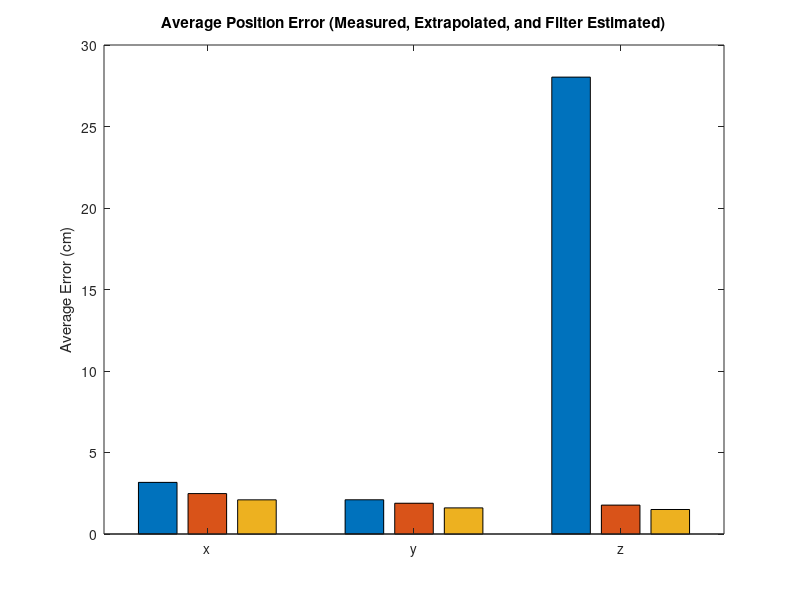
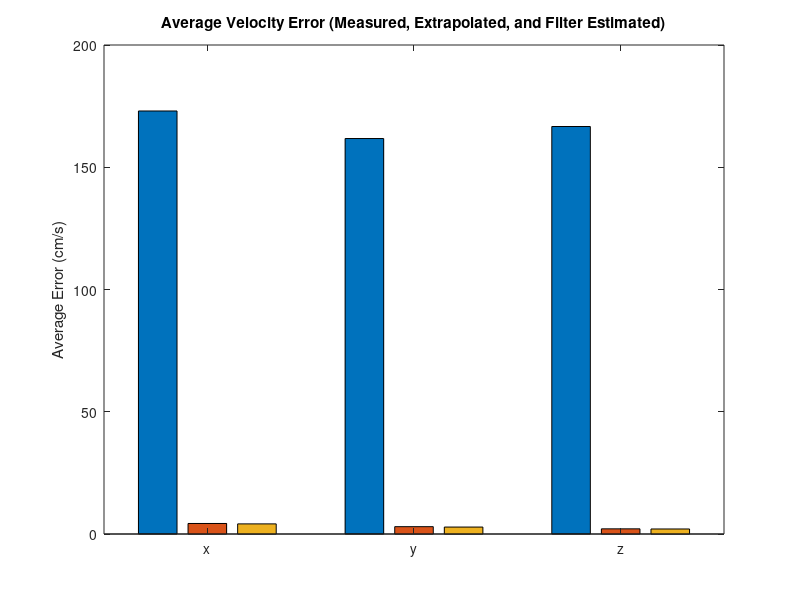
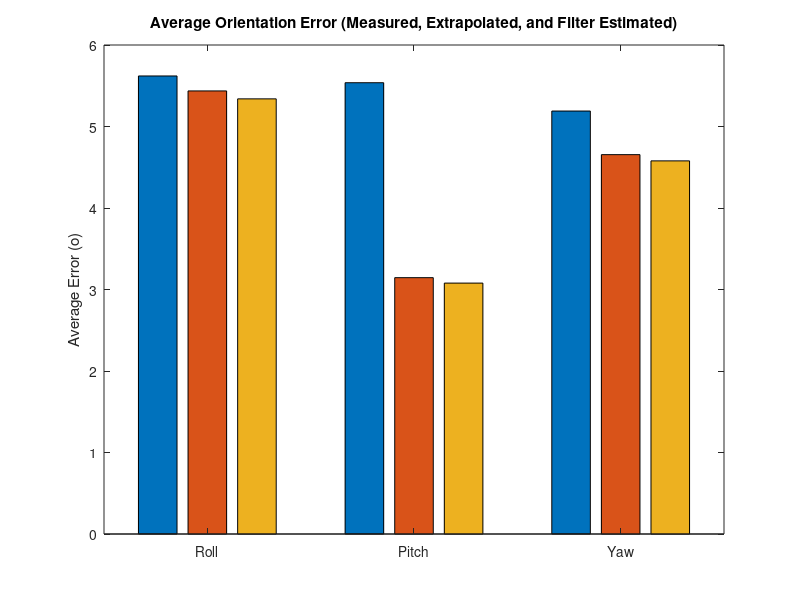
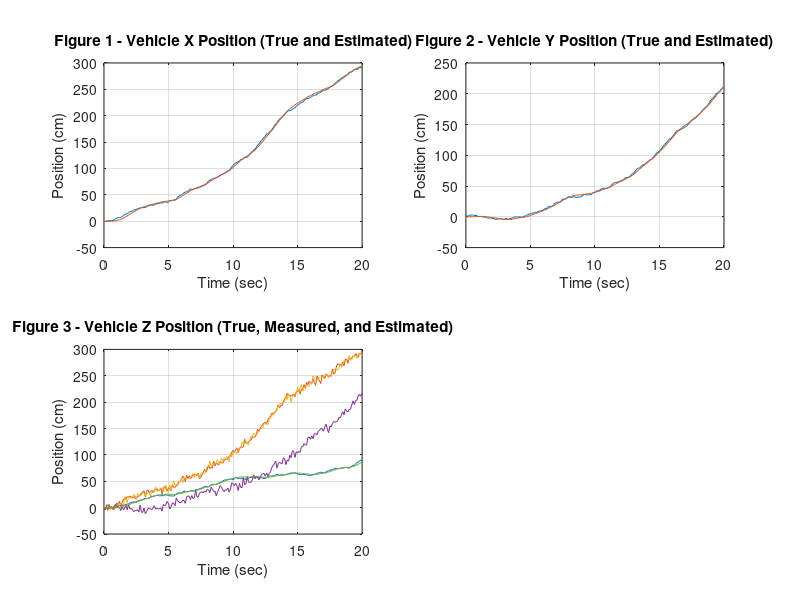

These figures' MATLAB source, in order: (Note: this script raises an error after producing the figures.)
    % function kalman(duration, dt)
    %
    % Kalman filter simulation for a drone's 3D position and velocity with roll, pitch and yaw.
    %
    % State [posx(cm); posy(cm); posz(cm); velx(cm/s); vely(cm/s); velz(cm/s); roll(o); pitch(o); yaw(o)]
    %
    % E = covariance
    %
    close all;

    %%%%TESTING PURPOSES%%%%
    % INITIALISE DATA GATHERING
    TotalPosxErrorExt = 0;   % cumulative position extrapolation error
    TotalPosyErrorExt = 0;   % cumulative position extrapolation error
    TotalPoszErrorExt = 0;   % cumulative position extrapolation error
    TotalPosxErrorMeas = 0;  % cumulative position measurement error
    TotalPosyErrorMeas = 0;  % cumulative position measurement error  
    TotalPoszErrorMeas = 0;  % cumulative position measurement error 
    TotalPosxErrorFil = 0;   % cumulative position error  
    TotalPosyErrorFil = 0;   % cumulative position error
    TotalPoszErrorFil = 0;   % cumulative position error
    TotalVelxErrorExt = 0;   % cumulative velocity extrapolation error
    TotalVelyErrorExt = 0;   % cumulative velocity extrapolation error
    TotalVelzErrorExt = 0;   % cumulative velocity extrapolation error
    TotalVelxErrorMeas = 0;  % cumulative velocity measurement error
    TotalVelyErrorMeas = 0;  % cumulative velocity measurement error  
    TotalVelzErrorMeas = 0;  % cumulative velocity measurement error 
    TotalVelxErrorFil = 0;   % cumulative velocity error  
    TotalVelyErrorFil = 0;   % cumulative velocity error
    TotalVelzErrorFil = 0;   % cumulative velocity error
    TotalRollErrorExt = 0;   % cumulative position extrapolation error
    TotalPitchErrorExt = 0;  % cumulative position extrapolation error
    TotalYawErrorExt = 0;    % cumulative position extrapolation error
    TotalRollErrorMeas = 0;  % cumulative position measurement error
    TotalPitchErrorMeas = 0; % cumulative position measurement error  
    TotalYawErrorMeas = 0;   % cumulative position measurement error 
    TotalRollErrorFil = 0;   % cumulative position error  
    TotalPitchErrorFil = 0;  % cumulative position error
    TotalYawErrorFil = 0;    % cumulative position error
    TotalSensoravgError = 0;
    %%%%TESTING PURPOSES%%%%

    % INPUTS
    duration = 20;    %length of simulation (seconds)
    dt = 0.1;          %step size (seconds)

    % Measurement noise due to imperfect sensors.
    sensornoise = [4     % ultra x1 measurement noise (cm)
        4     % ultra x2 measurement noise (cm)
        4     % ultra y1 measurement noise (cm)
        4     % ultra y2 measurement noise (cm)
        4     % ultra z1 measurement noise (cm)
        4     % ultra z2 measurement noise (cm)
        1     % laser x1 measurement noise (cm)
        1     % laser x2 measurement noise (cm)
        1     % laser y1 measurement noise (cm)
        1     % laser y2 measurement noise (cm)
        1     % laser z1 measurement noise (cm)
        1     % laser z1 measurement noise (cm)
        10    % disparity x measurement noise (cm)
        200   % GPS z measurement noise (cm)
        200   % GPS velocity x measurement noise (cm/s)
        200   % GPS velocity y measurement noise (cm/s)
        200   % GPS velocity z measurement noise (cm/s)
        10    % barometer z measurement noise (cm)
        8.75  % IMU1 angular velocity roll measurement noise (o/s)
        8.75  % IMU1 angular velocity pitch measurement noise (o/s)
        8.75  % IMU1 angular velocity yaw measurement noise (o/s)
        5     % IMU2 angular velocity roll measurement noise (o)
        5     % IMU2 angular velocity pitch measurement noise (o)
        5];   % IMU2 angular velocity yaw measurement noise (o)

    % External noise due to imperfect replication of instruction wrt the environment.
    externalnoise = [1      % x acceleration noise (cm/sec^2)
                     1      % y acceleration noise (cm/sec^2)
                     1      % z acceleration noise (cm/sec^2)
                     1      % roll input noise (o/sec)
                     1      % pitch input noise (o/sec)
                     1];    % yaw input noise (o/sec)

    % Computational matrices.
    F = [1 0 0 dt 0 0 0 0 0
         0 1 0 0 dt 0 0 0 0
         0 0 1 0 0 dt 0 0 0
         0 0 0 1 0 0 0 0 0
         0 0 0 0 1 0 0 0 0
         0 0 0 0 0 1 0 0 0
         0 0 0 0 0 0 1 0 0
         0 0 0 0 0 0 0 1 0
         0 0 0 0 0 0 0 0 1 ]; % transition matrix, used to extrapolate the new state from the previous acceleration
    B = [dt^2/2 0 0 0 0 0
         0 dt^2/2 0 0 0 0
         0 0 dt^2/2 0 0 0
         dt 0 0 0 0 0
         0 dt 0 0 0 0
         0 0 dt 0 0 0
         0 0 0 dt 0 0
         0 0 0 0 dt 0
         0 0 0 0 0 dt    ]; % input matrix, used to account for the effect of inputs on the new state when extrapolating from the old
    H = [1 0 0 0 0 0 0 0 0
         1 0 0 0 0 0 0 0 0
         0 1 0 0 0 0 0 0 0
         0 1 0 0 0 0 0 0 0
         0 0 1 0 0 0 0 0 0
         0 0 1 0 0 0 0 0 0
         1 0 0 0 0 0 0 0 0
         1 0 0 0 0 0 0 0 0
         0 1 0 0 0 0 0 0 0
         0 1 0 0 0 0 0 0 0
         0 0 1 0 0 0 0 0 0
         0 0 1 0 0 0 0 0 0
         1 0 0 0 0 0 0 0 0
         0 0 1 0 0 0 0 0 0
         0 0 0 1 0 0 0 0 0
         0 0 0 0 1 0 0 0 0
         0 0 0 0 0 1 0 0 0
         0 0 1 0 0 0 0 0 0
         0 0 0 0 0 0 1 0 0
         0 0 0 0 0 0 0 1 0
         0 0 0 0 0 0 0 0 1
         0 0 0 0 0 0 1 0 0
         0 0 0 0 0 0 0 1 0
         0 0 0 0 0 0 0 0 1]; % measurement matrix, maps the sensor measurements onto the state space (has to be hand altered upon change of sensor input or state space)

    for i = 1;

    % Initial state.
    x = [0; 0; 0; 0; 0; 0; 0; 0; 0]; % initial state vector, [position x/y/z; velocity x/y/z; orientation roll/pitch/yaw]
    xhat = x; % initial state estimate (accurate)
    %xhat = [1000; 2000; 1500; 20; 40; 30; 0; 0; 0];    % initial state estimate (custom, comment out if not needed)
    R = diag(sensornoise).^2;  % measurement error E
    Qu = repmat(cat(1,externalnoise(1),externalnoise(2),externalnoise(3),externalnoise(1),externalnoise(2),externalnoise(3),externalnoise(4),externalnoise(5),externalnoise(6)).^2,1,length(x)) .* (B * B'); % process noise E (of xhat); describes the effect of process noise on estimated position and velocity
    P = Qu; % initial estimation E (of xhat)

    % Initialize arrays for later plotting.
    pos = [];       % true position array
    poshat = [];    % estimated position array
    posmeas = [];   % measured position array
    vel = [];       % true velocity array
    velmeas = [];   % measures velocity array
    velhat = [];    % estimated velocity array

    for t = 0 : dt: duration,
        % Use a constant commanded acceleration in cm/sec^2 and a constant commanded rotation in o/sec.
        u = [randn; randn; randn; 1; 1; 1];
        % Simulate the linear system.
        ProcessNoise = cat(1,externalnoise(1),externalnoise(2),externalnoise(3),externalnoise(1),externalnoise(2),externalnoise(3),externalnoise(4),externalnoise(5),externalnoise(6)) .* ((randn(length(x),1))); % generates process noise for each state element
        x = F * x + B * u + ProcessNoise;
        % Simulate the noisy measurements
        MeasNoise = sensornoise .* randn(length(sensornoise),1);    % randomly weighted measurement noise
        z = H * x + MeasNoise;   % actual position with added noise to create simulated (mean) measurement readings
        % Extrapolate the most recent state estimate to the present time;
        % this is the new prediction based on extrapolation from the position 
        % and velocity of the previous state plus any compensation that needs 
        % to be made due to acceleration.
        xhat = F * xhat + B * u;
        %%%%TESTING PURPOSES%%%%
        TotalPosxErrorExt = TotalPosxErrorExt + abs(x(1)-xhat(1));
        TotalPosyErrorExt = TotalPosyErrorExt + abs(x(2)-xhat(2));
        TotalPoszErrorExt = TotalPoszErrorExt + abs(x(3)-xhat(3));
        TotalVelxErrorExt = TotalVelxErrorExt + abs(x(4)-xhat(4));
        TotalVelyErrorExt = TotalVelyErrorExt + abs(x(5)-xhat(5));
        TotalVelzErrorExt = TotalVelzErrorExt + abs(x(6)-xhat(6));
        TotalRollErrorExt = TotalRollErrorExt + abs(x(7)-xhat(7));
        TotalPitchErrorExt = TotalPitchErrorExt + abs(x(8)-xhat(8));
        TotalYawErrorExt = TotalYawErrorExt + abs(x(9)-xhat(9));
        %%%%TESTING PURPOSES%%%%
        % Form the Innovation vector;
        % measured position - extrapolated position, describes the measurement 
        % residual.
        Inn = z - H * xhat;
        % Compute the E of the Innovation; 
        % Epp + measurement error E.
        InnE = H * P * H' + R;    
        % Form the Kalman Gain matrix;
        % this represents the proportional confidence we have in our 
        % measurements vs our extrapolated prediction.
        K = (((F * P * F') + Qu) * H') / InnE;
        % Update the state estimate;
        % the estimate plus the confidence weighted innovation.
        xhat = xhat + K * Inn;
        % Correct roll, pitch and yaw to be mod 360
        xroll = mod(xhat(7),360);
        xpitch = mod(xhat(8),360);
        xyaw = mod(xhat(9),360);
        % Compute the E of the estimation error for next iteration.
        P = ((F * P * F') + Qu) - (K * H * (F * P * F' + Qu));
        % Save some parameters for plotting later (must be hand altered upon change of sensor input).
        pos = [pos; x(1) x(2) x(3)];
        posmeas = [posmeas; z(1) z(2) z(3)];
        poshat = [poshat; xhat(1) xhat(2) xhat(3)];
        vel = [vel; x(4) x(5) x(6)];
        velmeas = [velmeas; z(4) z(5) z(6)];
        velhat = [velhat; xhat(4) xhat(5) xhat(6)];
        %%%%TESTING PURPOSES%%%%
        TotalPosxErrorMeas = TotalPosxErrorMeas + abs(x(1)-z(1)) + abs(x(1)-z(2)) + abs(x(1)-z(7)) + abs(x(1)-z(8)) + abs(x(1)-z(13));
        TotalPosyErrorMeas = TotalPosyErrorMeas + abs(x(2)-z(3)) + abs(x(2)-z(4)) + abs(x(2)-z(9)) + abs(x(2)-z(10));
        TotalPoszErrorMeas = TotalPoszErrorMeas + abs(x(3)-z(5)) + abs(x(3)-z(6)) + abs(x(3)-z(11)) + abs(x(3)-z(12)) + abs(x(3)-z(14)) + abs(x(3)-z(18));
        TotalVelxErrorMeas = TotalVelxErrorMeas + abs(x(4)-z(15));
        TotalVelyErrorMeas = TotalVelyErrorMeas + abs(x(5)-z(16));
        TotalVelzErrorMeas = TotalVelzErrorMeas + abs(x(6)-z(17));
        TotalRollErrorMeas = TotalRollErrorMeas + abs(x(7)-z(19)) + abs(x(7)-z(22));
        TotalPitchErrorMeas = TotalPitchErrorMeas + abs(x(8)-z(20)) + abs(x(8)-z(23));
        TotalYawErrorMeas = TotalYawErrorMeas + abs(x(9)-z(21)) + abs(x(9)-z(24));
        TotalPosxErrorFil = TotalPosxErrorFil + abs(x(1)-xhat(1));
        TotalPosyErrorFil = TotalPosyErrorFil + abs(x(2)-xhat(2));
        TotalPoszErrorFil = TotalPoszErrorFil + abs(x(3)-xhat(3));
        TotalVelxErrorFil = TotalVelxErrorFil + abs(x(4)-xhat(4));
        TotalVelyErrorFil = TotalVelyErrorFil + abs(x(5)-xhat(5));
        TotalVelzErrorFil = TotalVelzErrorFil + abs(x(6)-xhat(6));
        TotalRollErrorFil = TotalRollErrorFil + abs(x(7)-xhat(7));
        TotalPitchErrorFil = TotalPitchErrorFil + abs(x(8)-xhat(8));
        TotalYawErrorFil = TotalYawErrorFil + abs(x(9)-xhat(9));
        for i2=1:numel(z);                                          %sensor errors added together weighted by sensor noise
            for i3=1:numel(x);
                TotalSensoravgError = TotalSensoravgError + abs( (x(i3)-z(i2) * 1/sensornoise(i2)) * (H(i2) * x(i3)) );
            end
        end
        %%%%TESTING PURPOSES%%%%
    end

    end

    %%%%TESTING PURPOSES$$$$
    % Calculate average position and velocity errors
    AvgPosxErrorExt = TotalPosxErrorExt / ((duration/dt)*i);
    AvgPosyErrorExt = TotalPosyErrorExt / ((duration/dt)*i);
    AvgPoszErrorExt = TotalPoszErrorExt / ((duration/dt)*i);
    AvgVelxErrorExt = TotalVelxErrorExt / ((duration/dt)*i);
    AvgVelyErrorExt = TotalVelyErrorExt / ((duration/dt)*i);
    AvgVelzErrorExt = TotalVelzErrorExt / ((duration/dt)*i);
    AvgRollErrorExt = TotalRollErrorExt / ((duration/dt)*i);
    AvgPitchErrorExt = TotalPitchErrorExt / ((duration/dt)*i);
    AvgYawErrorExt = TotalYawErrorExt / ((duration/dt)*i);
    AvgPosxErrorMeas = (TotalPosxErrorMeas/5) / ((duration/dt)*i);
    AvgPosyErrorMeas = (TotalPosyErrorMeas/4) / ((duration/dt)*i);
    AvgPoszErrorMeas = (TotalPoszErrorMeas/6) / ((duration/dt)*i);
    AvgVelxErrorMeas = (TotalVelxErrorMeas) / ((duration/dt)*i);
    AvgVelyErrorMeas = (TotalVelyErrorMeas) / ((duration/dt)*i);
    AvgVelzErrorMeas = (TotalVelzErrorMeas) / ((duration/dt)*i);
    AvgRollErrorMeas = (TotalRollErrorMeas/2) / ((duration/dt)*i);
    AvgPitchErrorMeas = (TotalPitchErrorMeas/2) / ((duration/dt)*i);
    AvgYawErrorMeas = (TotalYawErrorMeas/2) / ((duration/dt)*i);
    AvgPosxErrorFil = TotalPosxErrorFil / ((duration/dt)*i);
    AvgPosyErrorFil = TotalPosyErrorFil / ((duration/dt)*i);
    AvgPoszErrorFil = TotalPoszErrorFil / ((duration/dt)*i);
    AvgVelxErrorFil = TotalVelxErrorFil / ((duration/dt)*i);
    AvgVelyErrorFil = TotalVelyErrorFil / ((duration/dt)*i);
    AvgVelzErrorFil = TotalVelzErrorFil / ((duration/dt)*i);
    AvgRollErrorFil = TotalRollErrorFil / ((duration/dt)*i);
    AvgPitchErrorFil = TotalPitchErrorFil / ((duration/dt)*i);
    AvgYawErrorFil = TotalYawErrorFil / ((duration/dt)*i);
    AvgSensoravgError = (TotalSensoravgError*(sum(1/sensornoise))) / ((duration/dt)*i*nnz(H));
    
    figure('name','Position Comparison');    
    analysis = [AvgPosxErrorMeas AvgPosxErrorExt AvgPosxErrorFil; AvgPosyErrorMeas AvgPosyErrorExt AvgPosyErrorFil; AvgPoszErrorMeas AvgPoszErrorExt AvgPoszErrorFil];
    bar(analysis);
    ylabel('Average Error (cm)');
    labels = {'x','y','z'};
    set(gca,'xticklabel',labels)
    title('Average Position Error (Measured, Extrapolated, and Filter Estimated)');

    figure('name','Velocity Comparison');
    analysis = [AvgVelxErrorMeas AvgVelxErrorExt AvgVelxErrorFil; AvgVelyErrorMeas AvgVelyErrorExt AvgVelyErrorFil; AvgVelzErrorMeas AvgVelzErrorExt AvgVelzErrorFil];
    bar(analysis);
    ylabel('Average Error (cm/s)');
    labels = {'x','y','z'};
    set(gca,'xticklabel',labels)
    title('Average Velocity Error (Measured, Extrapolated, and Filter Estimated)');
    
    figure('name','Orientation Comparison');
    analysis = [AvgRollErrorMeas AvgRollErrorExt AvgRollErrorFil; AvgPitchErrorMeas AvgPitchErrorExt AvgPitchErrorFil; AvgYawErrorMeas AvgYawErrorExt AvgYawErrorFil];
    bar(analysis);
    ylabel('Average Error (o)');
    labels = {'Roll','Pitch','Yaw'};
    set(gca,'xticklabel',labels)
    title('Average Orientation Error (Measured, Extrapolated, and Filter Estimated)');
    
    %%%%TESTING PURPOSES%%%%

    % RESULT PLOTTING
    t = 0 : dt : duration;

    % Position Comparison
    figure('name', 'Position Comparison')

    subplot(2,2,1);
    plot(t,pos(:,1), t,poshat(:,1));
    grid;
    xlabel('Time (sec)');
    ylabel('Position (cm)');
    title('Figure 1 - Vehicle X Position (True and Estimated)')

    subplot(2,2,2);
    plot(t,pos(:,2), t,poshat(:,2));
    grid;
    xlabel('Time (sec)');
    ylabel('Position (cm)');
    title('Figure 2 - Vehicle Y Position (True and Estimated)')

    subplot(2,2,3);
    plot(t,pos(:,3), t,posmeas(), t,poshat(:,3));
    grid;
    xlabel('Time (sec)');
    ylabel('Position (cm)');
    title('Figure 3 - Vehicle Z Position (True, Measured, and Estimated)')

    % Position Error
    figure('name', 'Position Error')

    subplot(2,2,1);
    plot(t,pos(:,1)-posmeas(:,1), t,pos(:,1)-poshat(:,1));
    grid;
    xlabel('Time (sec)');
    ylabel('Position Error (cm)');
    title('Figure 1 - X Position Measurement Error and Position Estimation Error');

    subplot(2,2,2);
    plot(t,pos(:,2)-posmeas(:,2), t,pos(:,2)-poshat(:,2));
    grid;
    xlabel('Time (sec)');
    ylabel('Position Error (cm)');
    title('Figure 2 - Y Position Measurement Error and Position Estimation Error');

    subplot(2,2,3);
    plot(t,pos(:,3)-posmeas(:,3), t,pos(:,3)-poshat(:,3));
    grid;
    xlabel('Time (sec)');
    ylabel('Position Error (cm)');
    title('Figure 3 - Z Position Measurement Error and Position Estimation Error');

    % Velocity Comparison
    figure('name','Velocity Comparison')

    subplot(2,2,1);
    plot(t,vel(:,1), t,velmeas(:,1), t,velhat(:,1));
    grid;
    xlabel('Time (sec)');
    ylabel('Velocity (cm/sec)');
    title('Figure 1 - X Velocity (True, Measured, and Estimated)');

    subplot(2,2,2);
    plot(t,vel(:,2), t,velmeas(:,2), t,velhat(:,2));
    grid;
    xlabel('Time (sec)');
    ylabel('Velocity (cm/sec)');
    title('Figure 2 - Y Velocity (True, Measured, and Estimated)');

    subplot(2,2,3);
    plot(t,vel(:,3), t,velmeas(:,3), t,velhat(:,3));
    grid;
    xlabel('Time (sec)');
    ylabel('Velocity (cm/sec)');
    title('Figure 3 - Z Velocity (True, Measured, and Estimated)');

    % Velocity Error
    figure('name', 'Velocity Error')

    subplot(2,2,1);
    plot(t,vel(:,1)-velmeas(:,1), t,vel(:,1)-velhat(:,1));
    grid;
    xlabel('Time (sec)');
    ylabel('Velocity Error (cm/sec)');
    title('Figure 1 - X Velocity Measurement Error and Velocity Estimation Error');

    subplot(2,2,2);
    plot(t,vel(:,2)-velmeas(:,2), t,vel(:,2)-velhat(:,2));
    grid;
    xlabel('Time (sec)');
    ylabel('Velocity Error (cm/sec)');
    title('Figure 2 - Y Velocity Measurement Error and Velocity Estimation Error');

    subplot(2,2,3);
    plot(t,vel(:,3)-velmeas(:,3), t,vel(:,3)-velhat(:,3));
    grid;
    xlabel('Time (sec)');
    ylabel('Velocity Error (cm/sec)');
    title('Figure 3 - Z Velocity Measurement Error and Velocity Estimation Error');

    % 3D Position Over Time
    figure('name', '3D Position Over Time')
    scatter3(pos(:,1),pos(:,2),pos(:,3),10,t,'filled');
    hold on;
    scatter3(poshat(:,1),poshat(:,2),poshat(:,3),20,t);
    ax = gca;
    ax.XDir = 'reverse';
    xlabel('x-position (cm)')
    ylabel('y-position (cm)')
    zlabel('z-position (cm)')
    colormap parula;
    cb = colorbar;
    cb.Label.String = 'Time (s)';
    rotate3d on;

    % 3D Position w/ Velocity
    figure('name', '3D Position with Velocity')
    scatter3(pos(:,1),pos(:,2),pos(:,3),10,sqrt((vel(:,1).^2)+(vel(:,2).^2)+(vel(:,3).^2)),'filled');
    hold on;
    scatter3(poshat(:,1),poshat(:,2),poshat(:,3),20,sqrt((velhat(:,1).^2)+(velhat(:,2).^2)+(velhat(:,3).^2)));
    ax = gca;
    ax.XDir = 'reverse';
    xlabel('x-position (cm)')
    ylabel('y-position (cm)')
    zlabel('z-position (cm)')
    colormap parula;
    cb = colorbar;
    cb.Label.String = 'Velocity (cm/s)';
    rotate3d on;